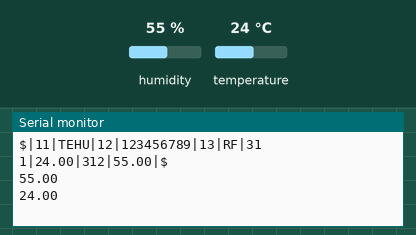
Simulated run of this sketch. Board: Arduino Uno, built with avr-gcc and run on an emulated ATmega328P. Parts: the last lines printed to the serial monitor. The test bench sets the inputs (shaded band); at power-on: humidity 55 %, temperature 24 °C. No radio packets arrive unless stated.

Above: at 5.9 s.
6.0 s: humidity set to 22 %
At 10.2 s:
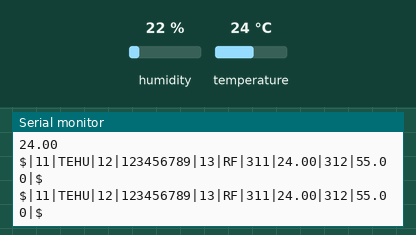
12.1 s: temperature set to 12 °C
At 15.37 s:
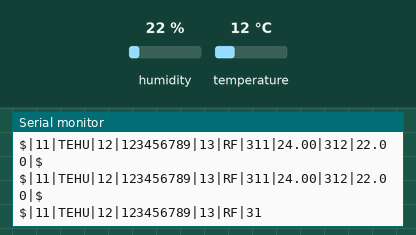
18.2 s: humidity set to 40 %
At 22.0 s:
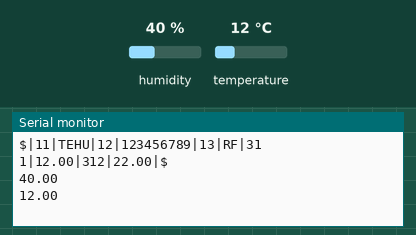
Timing chart, 0 to 23.5 s (numbered marks = the images above; inputs shaded):
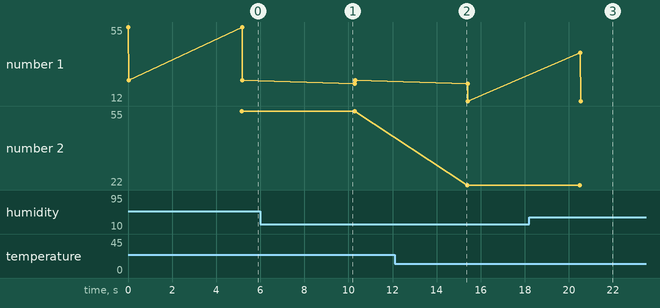

The sketch:

qberryduino_celcius.ino
```cpp
// (licence header left out)
//  This program is distributed in the hope that it will be useful,
//  but WITHOUT ANY WARRANTY; without even the implied warranty of
//  MERCHANTABILITY or FITNESS FOR A PARTICULAR PURPOSE. See the
//  LICENSE file for more details.

//  You should have received a copy of the LICENSE file along with
//  this program. If not, see <http://www.gnu.org/licenses/>.

//	Description: "qberryduino_celcuis.ino" is a wireless RF temperature
//	and humidity sensor solution. It sends message to gateway
//  (for instance, qberryduino-gateway-one) through the RF.

#include "RF.h"
#include <DHT.h>
#define DHT11_PIN 5
//#define DHTTYPE DHT11
#define DHTTYPE DHT22
#include "TEHUMessageFactory.h"

DHT dht(DHT11_PIN, DHTTYPE);

RF _rf;


TEHUMessageFactory _tehuMF = TEHUMessageFactory();

char devId [] = "123456789";
const uint64_t PIPE = 0xE8E8F0F0E1LL;
int RF_RX = 9; // CE
int RF_TX = 10; // CSN

class DHTValues {
  public:
    float temp;
    float hum;
};


void setup() {

  Serial.begin(9600);
  Serial.println("I am celcius!");
  dht.begin();

  _rf = RF(RF_RX, RF_TX, PIPE);
  _rf.enableWriting();

}


DHTValues getDHTValues() {

  float hum = dht.readHumidity();
  float temp = (float) dht.readTemperature();
  Serial.println(hum);
  Serial.println(temp);

  DHTValues vals = DHTValues();
  vals.temp =   temp;
  vals.hum = hum;
  return vals;
}

char  connId [] = "RF";

void loop() {

  DHTValues vals = getDHTValues();
  delay(5000);
  String td[2] = {String(vals.temp), String(vals.hum)};
  String test = _tehuMF.create(devId
                               , connId
                               , td);
  Serial.println(test);
  _rf.write(test);
}
```

MessageFactoryBase.cpp
```cpp
// (licence header left out)
//  This program is distributed in the hope that it will be useful,
//  but WITHOUT ANY WARRANTY; without even the implied warranty of
//  MERCHANTABILITY or FITNESS FOR A PARTICULAR PURPOSE. See the
//  LICENSE file for more details.

//  You should have received a copy of the LICENSE file along with
//  this program. If not, see <http://www.gnu.org/licenses/>.

//  E-mail: denizkanmaz@gmail.com

//  Description: Please refer to "MessageFactoryBase.h".

#include "Arduino.h"
#include "MessageFactoryBase.h"

// Creates message based on given message.
// (This is the last step of preparing a message to send to
// the server.)
String MessageFactoryBase::message(String msg) {
  return
    String(MARKER)
    + String(msg)
    + String(SPLITTER)
    + String(MARKER);
}

// Creates partition for given value.
String MessageFactoryBase::keyval(int key, char val[]) {
  return
    String(SPLITTER)
    + String(key)
    + String(SPLITTER)
    + String(val);
}

// Creates partition for given value.
String MessageFactoryBase::keyval(int key, String val) {
  return
    String(SPLITTER)
    + String(key)
    + String(SPLITTER)
    + val;
}
```

MessageFactoryBase.h
```cpp
// (licence header left out)
//  This program is distributed in the hope that it will be useful,
//  but WITHOUT ANY WARRANTY; without even the implied warranty of
//  MERCHANTABILITY or FITNESS FOR A PARTICULAR PURPOSE. See the
//  LICENSE file for more details.

//  You should have received a copy of the LICENSE file along with
//  this program. If not, see <http://www.gnu.org/licenses/>.

//  E-mail: denizkanmaz@gmail.com

//  Description: "MessageFactoryBase" is an abstract base class
//  that includes necessary functions and variables to create
//  appropriate messages for server using the version of
//  "Open Qberry Protocol" declared in the local variable named
//  PROTOCOL_VERSION.

#ifndef MessageFactoryBase_h
#define MessageFactoryBase_h

class MessageFactoryBase
{
  protected:
    int lineI;
    int i;
    String t;

    // The version of "Open Qberry Protocol"
    char PROTOCOL_VERSION[12] = "1.1.0";

    // The symbol of the beginning and the end of messages.
    const char MARKER = '$';

    // The symbol for splitting the keyvals.
    const char SPLITTER = '|';

    // Definitions of the header keys.
    const byte MESSAGE_TYPE_KEY = 11;
    const byte DEV_ID_KEY = 12;
    const byte CONNECTION_ID_KEY = 13;
    const byte SECRET_KEY = 14;
    const byte DEV_MODEL_KEY = 15;
    const byte PROTOCOL_VERSION_KEY = 16;

    // Creates message based on given message.
    // (This is the last step of preparing a message to send to
    // the server.)
    String message(String msg);

    // Creates partition for given value.
    String keyval(int key, char val[]);

    // Creates partition for given value.
    String keyval(int key, String val);

};
#endif
```

RF.cpp
```cpp
// (licence header left out)
//  This program is distributed in the hope that it will be useful,
//  but WITHOUT ANY WARRANTY; without even the implied warranty of
//  MERCHANTABILITY or FITNESS FOR A PARTICULAR PURPOSE. See the
//  LICENSE file for more details.

//  You should have received a copy of the LICENSE file along with
//  this program. If not, see <http://www.gnu.org/licenses/>.

//  Description: Please refer to "RF.h".

#include "RF.h"
#include "Arduino.h"

RF::RF() {}
RF::RF(int rx
       , int tx
       , uint64_t pipe) {
  _rx = rx;
  _tx = tx;
  _pipe = pipe;
  _radio = new RF24(_rx, _tx); // CE, CSN
  _radio -> begin();
}

void RF::enableWriting() {
  _radio -> begin();
  _radio -> openWritingPipe(_pipe);
}

void RF::disableWriting() {
  // _radio -> closeWritingPipe(_pipe);
}

void RF::enableReading() {
  _radio -> begin();
  _radio -> openReadingPipe(0, _pipe);
  _radio -> setPALevel(RF24_PA_MIN);
  _radio -> startListening();
}

void RF::disableReading() {
  _radio -> closeReadingPipe(_pipe);
}

String RF::readTill(char endChar, int timeout) {

  _beginMillis = millis();

  _currMessage = "";
  int i = -1;

  do {
    while (_radio -> available() && (i == -1 || i == 0)) {
      _radio -> read(&_currChars, sizeof(_currChars));
      _currMessage.concat(_currChars);
      i = (String(_currChars).indexOf(String(endChar)));
    }

    Serial.println(i);

  } while ((millis() - _beginMillis < timeout) && i == -1);

  return _currMessage;
}

void RF::write(String message) {
  int messageSize = message.length();
  Serial.println(message);
  message.concat(" ");
  for (int i = 0; i < messageSize; i = i + 31) {

    String part = message.substring(i, i + 32);
    char partChars[part.length()];
    part.toCharArray(partChars, part.length());

    _radio -> write(partChars, sizeof(partChars));

    Serial.println(partChars);
  }
}
```

RF.h
```cpp
// (licence header left out)
//  This program is distributed in the hope that it will be useful,
//  but WITHOUT ANY WARRANTY; without even the implied warranty of
//  MERCHANTABILITY or FITNESS FOR A PARTICULAR PURPOSE. See the
//  LICENSE file for more details.

//  You should have received a copy of the LICENSE file along with
//  this program. If not, see <http://www.gnu.org/licenses/>.

//	Description: "RF.h" is a helper class that includes functions
//  to use functionalities of RF24L01 transeiver. More details,
//  refer to documentation of the wrapped library:
//  http://tmrh20.github.io/RF24/classRF24.html

#include <stdint.h>
#include <SPI.h>
#include <nRF24L01.h>
#include <RF24.h>
#include "Arduino.h"

class RF
{
  private:
    int _rx;
    int _tx;
    uint64_t _pipe;

    RF24* _radio;

    char _currChars[32];
    unsigned long _beginMillis;
    String _currMessage;

  public:
    RF(int rx, int tx, uint64_t pipe);
    RF();
    void enableWriting();
    void disableWriting();
    void enableReading();
    void disableReading();

    // Reads the incoming messages comes throught
    // the pipe till the end character comes or
    // the time is out.
    String readTill(char endChar, int timeout);
    void write(String message);
};
```

TEHUMessageFactory.cpp
```cpp
// (licence header left out)
//  This program is distributed in the hope that it will be useful,
//  but WITHOUT ANY WARRANTY; without even the implied warranty of
//  MERCHANTABILITY or FITNESS FOR A PARTICULAR PURPOSE. See the
//  LICENSE file for more details.

//  You should have received a copy of the LICENSE file along with
//  this program. If not, see <http://www.gnu.org/licenses/>.

//  Description: Please refer to "TEHUMessageFactory.h".

#include "Arduino.h"
#include "TEHUMessageFactory.h"

// Creates a ready to send "Current State" message for Temperature and
// Humidity using given parameters.
String TEHUMessageFactory::create(char devId[],
                                  char connectionId[],
                                  String tehuData[]) {

  t =   keyval(MESSAGE_TYPE_KEY, CURR)
        + keyval(DEV_ID_KEY, devId)
        + keyval(CONNECTION_ID_KEY, connectionId);

  lineI = TEHU_START_INDEX;
  for (i = 0; i < TEHU_LINES_LENGTH; i++) {
    t += keyval(lineI, tehuData[i]);
    lineI++;
  }
  return message(t);
}
```

TEHUMessageFactory.h
```cpp
// (licence header left out)
//  This program is distributed in the hope that it will be useful,
//  but WITHOUT ANY WARRANTY; without even the implied warranty of
//  MERCHANTABILITY or FITNESS FOR A PARTICULAR PURPOSE. See the
//  LICENSE file for more details.

//  You should have received a copy of the LICENSE file along with
//  this program. If not, see <http://www.gnu.org/licenses/>.

//  Description: "TEHUMessageFactory" is a factory class that
//  includes a function to create "Current State" message for TEHU
//  (Temperature and Humidity) using the declared version in local
//  variable named PROTOCOL_VERSION located on the inherited class.

#include "MessageFactoryBase.h"

class TEHUMessageFactory : private MessageFactoryBase
{
  private:

    char CURR[5] = "TEHU";

    const int TEHU_START_INDEX = 311;
    const byte TEHU_LINES_LENGTH = 2;

  public:

    // Creates ready to send "CURR" message for CGNS with given
    // parameters.
    String create(char devId[],
                  char connectionId[],
                  String tehuData[]);
};
```

Measured:
- after the input at 18.2 s, the serial monitor: prints a new line after 2.3 s (image 3)
- plotted number 2: 22 → 40 after the input at 18.2 s
